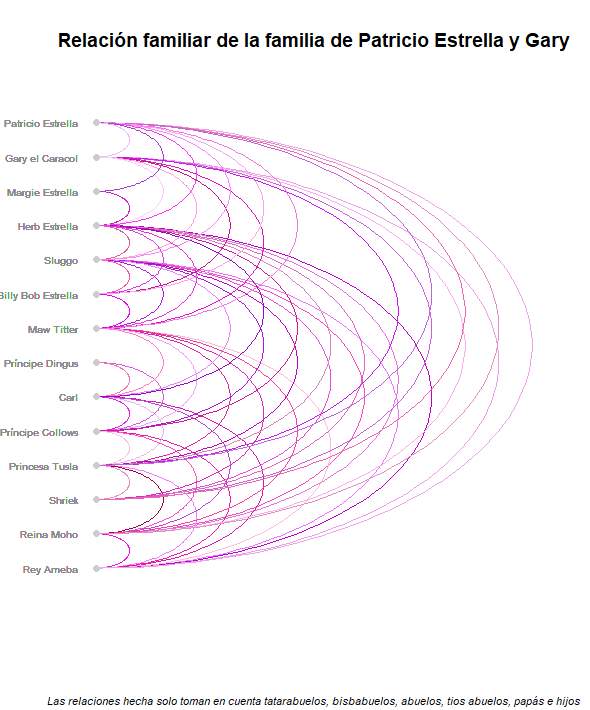

The script that drew this image:
#Librería

library(arcdiagram)
library(randomcoloR)


#Definición del conjunto de pares de vértices adyacentes

relaciones <- rbind(cbind(1:14, 1:14),
                    c(1,2), c(1,4), c(1,5), c(1,6), c(1,8), c(1,10), c(1,11), c(1,13), c(1,14),
                    c(2,1), c(2,4), c(2,5), c(2,6), c(2,8), c(2,10), c(2,11), c(2,13), c(2,14),
                    c(3,4), c(3,8), c(3,10), c(3,11), c(3,13), c(3,14),
                    c(4,1), c(4,2), c(4,3), c(4,5), c(4,6), c(4,8), c(4,10), c(4,11), c(4,13), c(4,14),
                    c(5,1), c(5,2), c(5,4), c(5,6), c(5,7), c(5,8), c(5,10), c(5,11),
                    c(6,1), c(6,2), c(6,4), c(6,5), c(6,7), c(6,8), c(6,10), c(6,11),
                    c(7,5), c(7,6),
                    c(8,1), c(8,2), c(8,3), c(8,4), c(8,5), c(8,6), c(8,9), c(8,10), c(8,11), c(8,13), c(8,14),
                    c(9,8), c(9,10), c(9,11), c(9,13), c(9,14),
                    c(10,3), c(10,4), c(10,5), c(10,6), c(10,8), c(10,9), c(10,11), c(10,13), c(10,14),
                    c(11,3), c(11,4), c(11,5), c(11,6), c(11,8), c(11,9), c(11,10), c(11,12), c(11,13), c(11,14),
                    c(12,11), c(12,14),
                    c(13,1), c(13,2), c(13,3), c(13,4), c(13,8), c(13,9), c(13,10), c(13,11), c(13,14),
                    c(14,1), c(14,2), c(14,3), c(14,4), c(14,8), c(14,9), c(14,10), c(14,11), c(14,12), c(14,13)
)

# Etiquetación de vértices

nombres_personajes = c("Rey Ameba", "Reina Moho",
                        "Shriek", "Princesa Tusla", "Príncipe Collows", "Carl", "Príncipe Dingus",
                        "Maw Titter", "Billy Bob Estrella", "Sluggo", "Herb Estrella", "Margie Estrella",
                        "Gary el Caracol", "Patricio Estrella")

# Diagrama de arco

arcplot(relaciones, labels = nombres_personajes, col.arcs = randomColor(length(edgelist), hue = "pink"),
        main = "Relación familiar de la familia de Patricio Estrella y Gary", cex.labels = 0.6,
        sub = "Las relaciones hecha solo toman en cuenta tatarabuelos, bisbabuelos, abuelos, tios abuelos, papás e hijos",
        font.sub=3, cex.sub=0.7, horizontal = FALSE)
